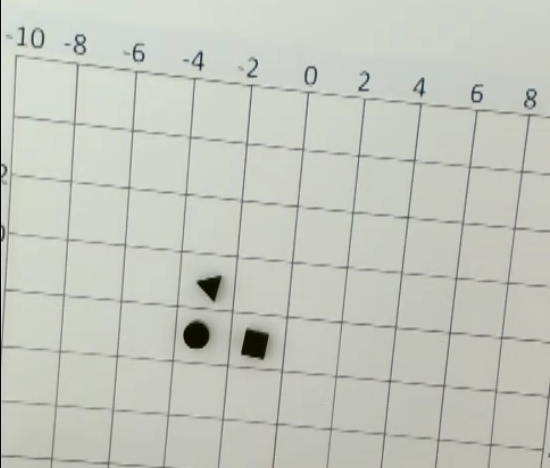
%> input picture Lab3_test_img2.png, 550 x 468 px
$ octave Lab3_Imgprocessing_main.m   (GNU Octave 9; MATLAB toolbox functions it lacks are replaced by stand-ins)
%> lines starting %> are read from the running program, lines starting %| are printed output that depends on the picture
clear;
close all;
%\\\\\\\\\\\\\\\\\\\\\\\\\\\\\\\Main\\\\\\\\\\\\\\\\\\\\\\\\\\\\\\\\\\\\\\\

%Read image:
img_grey = double(rgb2gray(imread('Lab3_test_img2.PNG')));
%> img_grey: size 468x550 double; min 0, max 229, mean 196.9
img_grey = 255 - img_grey; %invert colors
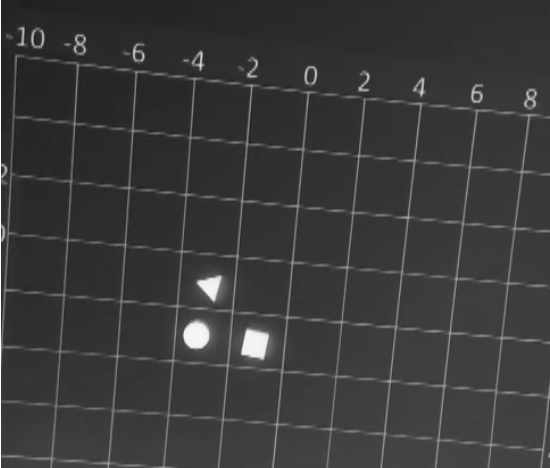
%> img_grey: size 468x550 double; min 26, max 255, mean 58.1
figure, imshow(img_grey, [])


pixel = shape_coordinate(img_grey);
% [18 lines not run here, left out]
% [32 lines left out: function bounds, not called in this run]


function pixel = shape_coordinate(img_grey)
    shape_filter = ones(20);
    img_conv = conv2(img_grey, shape_filter, 'same');
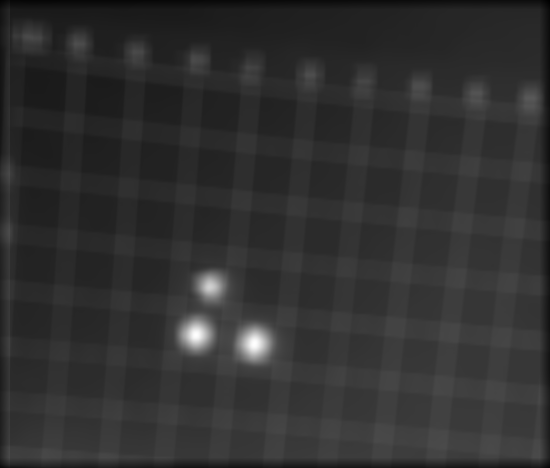
%> img_conv: size 468x550 double; min 5181, max 96416, mean 22732.8; drawn with min black and max white
    sz = size(img_conv);
%> sz = [468 550]

    %Isolate shapes
    for j = 1:sz(1)
        for i = 1:sz(2)
            if img_conv(j, i) < 54000
                img_conv(j, i) = 0;
            end
        end
    end
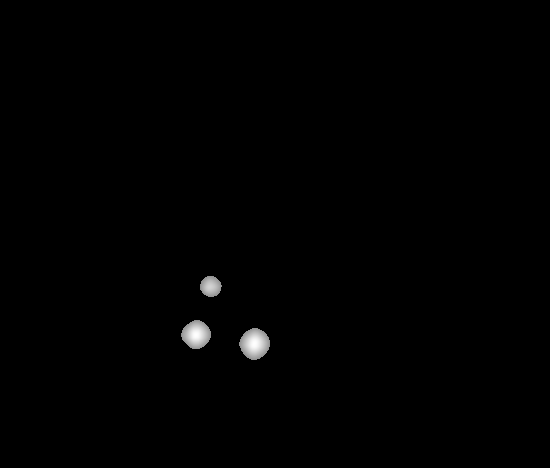
%> img_conv: size 468x550 double; min 0, max 96416, mean 470.8; drawn with min black and max white
    %figure, imshow(img_conv, [])

    %Reduce shapes to single coordinates:
    window_sz = 30; %n x n window size
    shape = 0;
    img_conv_pad = img_conv; %Add padding
    img_conv_pad(sz(1)+window_sz-1, sz(2)+window_sz-1) = 0;
%> the run ends on the next line
    for j = 1:sz(1)
        for i = 1:sz(2)
            l = j+round(window_sz/2); %Define middle
            m = i+round(window_sz/2);
            window_arr = img_conv_pad(j:j+window_sz-1, i:i+window_sz-1);
            maximum = max(max(window_arr));
            [y, x] = find(window_arr == maximum); aa = [y, x];
            if (aa(1, 1) == l-j) && (aa(1, 2) == m-i) &&(maximum > 1000)
                shape = shape + 1;
                pixel(shape, :) = [l m];
            end
        end
    end
end
